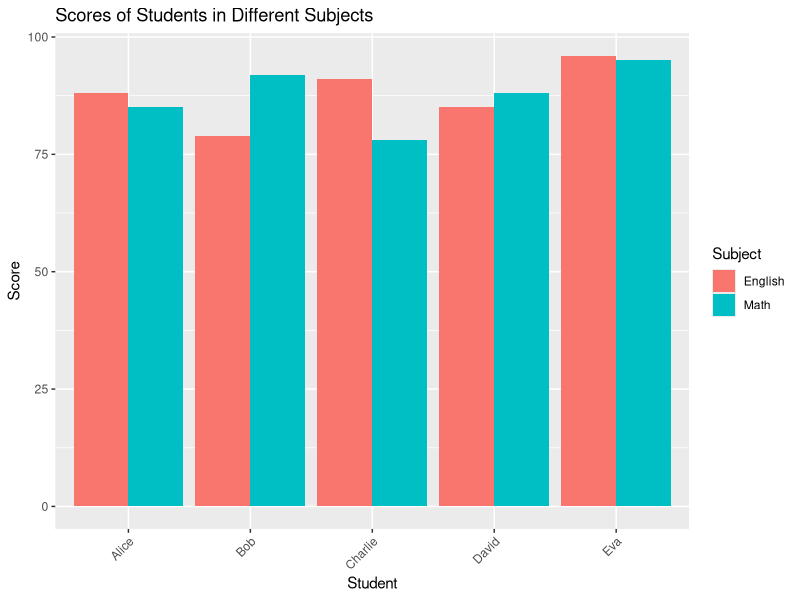
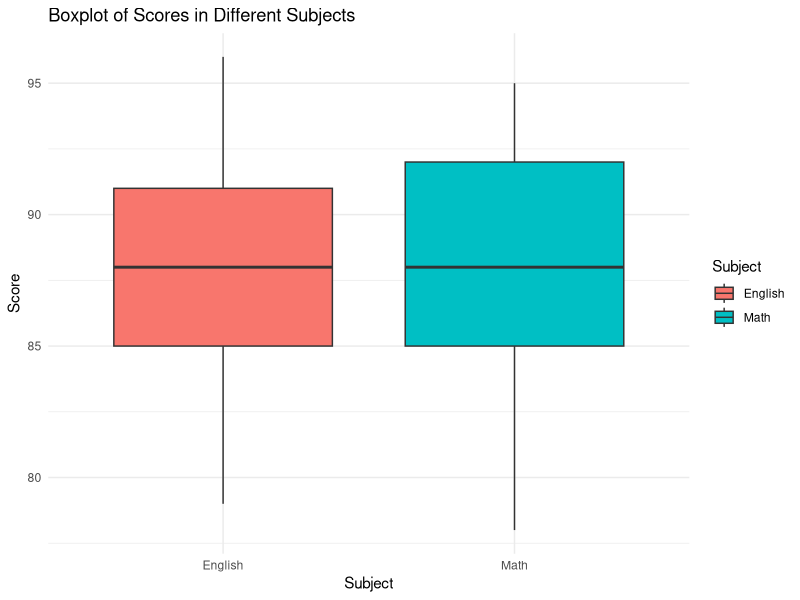
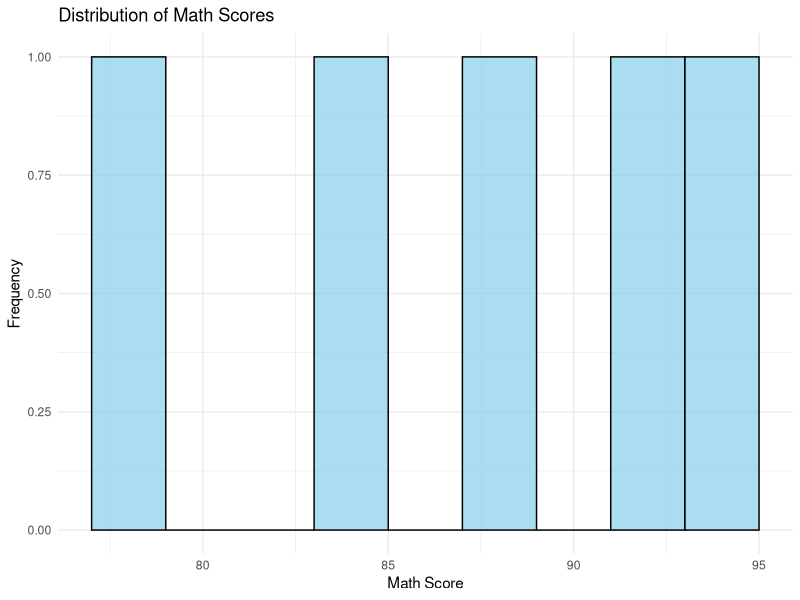
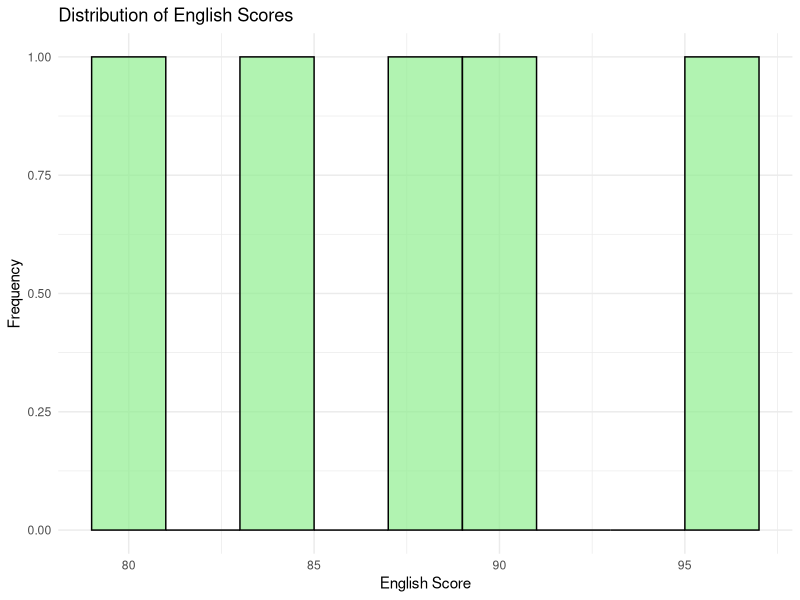

Reproduce these figures in R, in order.
library(ggplot2)
library(dplyr)
library(tidyr)

students_data <- data.frame(
  Student = c("Alice", "Bob", "Charlie", "David", "Eva"),
  Math = c(85, 92, 78, 88, 95),
  English = c(88, 79, 91, 85, 96)
)

students_data_long <- students_data %>%
  pivot_longer(cols = starts_with("Math"):starts_with("English"), 
               names_to = "Subject", 
               values_to = "Score")

ggplot(students_data_long, aes(x = Student, y = Score, fill = Subject)) +
  geom_bar(stat = "identity", position = "dodge") +
  labs(title = "Scores of Students in Different Subjects", 
       x = "Student", 
       y = "Score") +
  theme(axis.text.x = element_text(angle = 45, hjust = 1))

ggplot(students_data_long, aes(x = Subject, y = Score, fill = Subject)) +
  geom_boxplot() +
  labs(title = "Boxplot of Scores in Different Subjects", 
       x = "Subject", 
       y = "Score") +
  theme_minimal()

ggplot(students_data, aes(x = Math)) +
  geom_histogram(binwidth = 2, fill = "skyblue", color = "black", alpha = 0.7) +
  labs(title = "Distribution of Math Scores", x = "Math Score", y = "Frequency") +
  theme_minimal()

ggplot(students_data, aes(x = English)) +
  geom_histogram(binwidth = 2, fill = "lightgreen", color = "black", alpha = 0.7) +
  labs(title = "Distribution of English Scores", x = "English Score", y = "Frequency") +
  theme_minimal()
